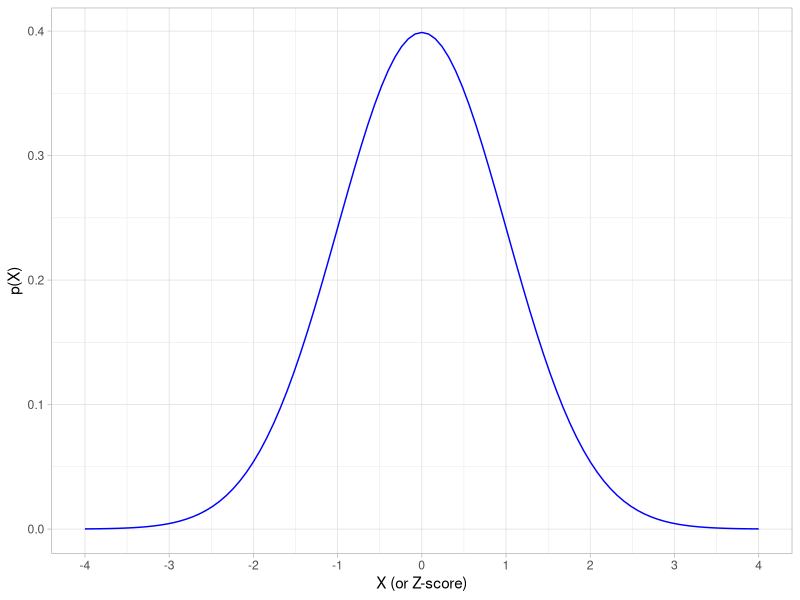
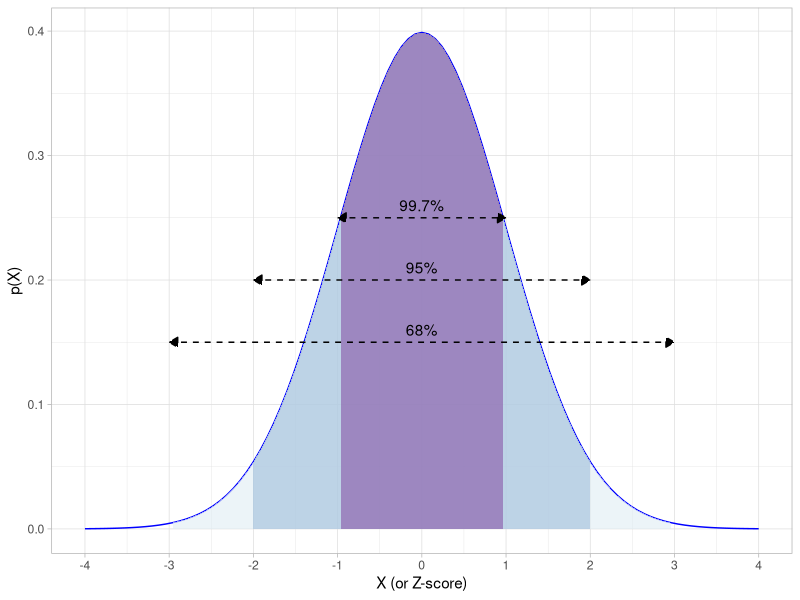
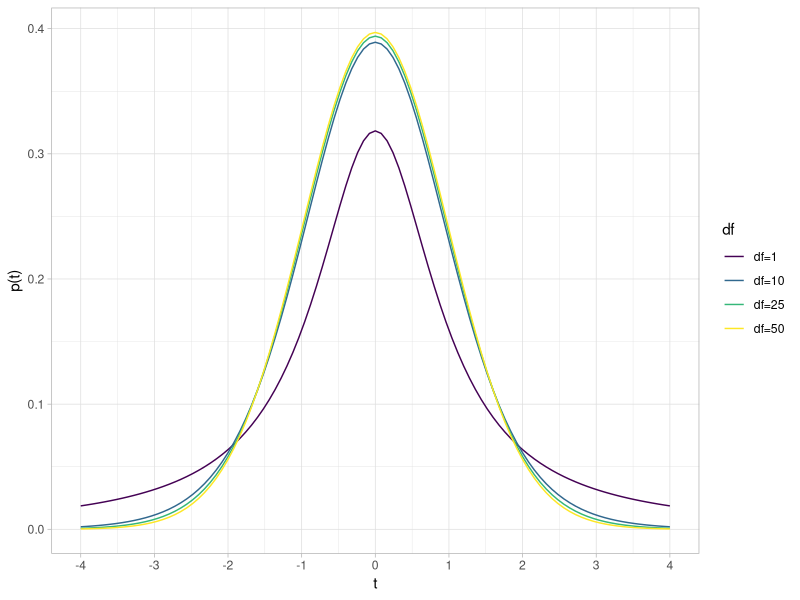
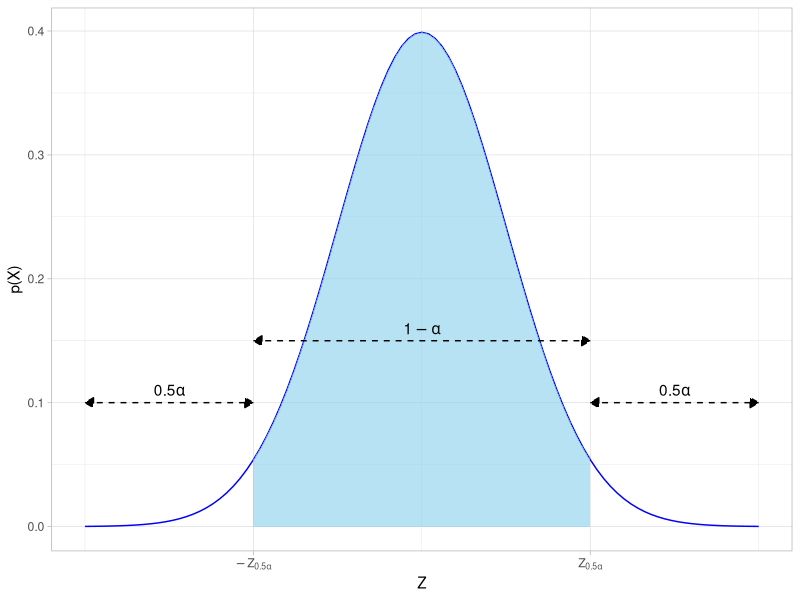
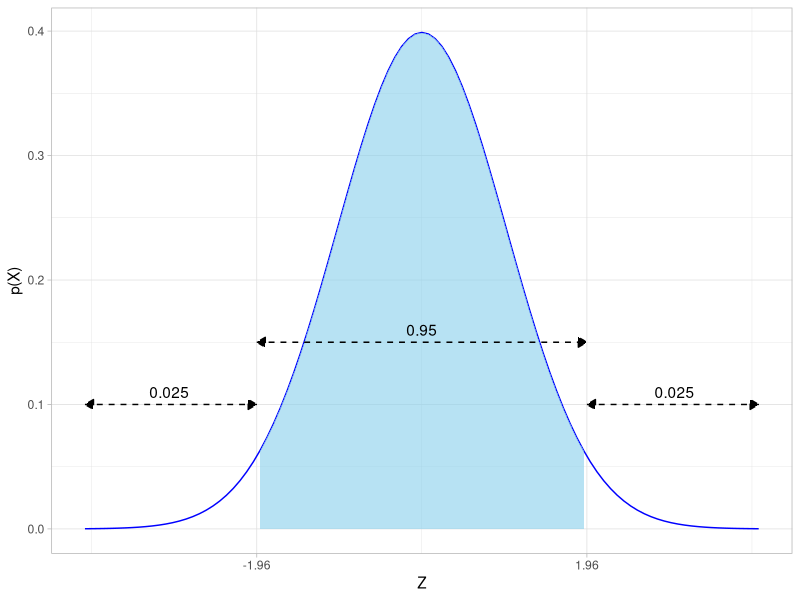

The R script that drew these images, in order:
## ---- chunk 1
library(tidyverse)

# plot a theoretical normal distribution without any data

# our "geom" here is the "stat_function()" command, which draws statistical functions

normal.pdf <- ggplot(data = data.frame(x = -4:4), # our "data" is just a sequence of x from -4 to 4
                     aes(x = x))+
  stat_function(fun = dnorm, # dnorm is the normal distributions
                args = list(mean = 0, sd = 1), # set mean = 0 and sd = 1
                color="blue")+
  scale_x_continuous(breaks = seq(-4,4,1))+
    xlab("X (or Z-score)")+ylab("p(X)")+
  theme_light()

normal.pdf
## ---- chunk 2

# write functions to shade portions of distribution

shade68 <- function(x) {
    y <- dnorm(x, mean = 0, sd = 1)
    y[x < -1 | x > 1] <- NA
    return(y)
}

shade95 <- function(x) {
    y <- dnorm(x, mean = 0, sd = 1)
    y[x < -2 | x > 2] <- NA
    return(y)
}

shade99.7 <- function(x) {
    y <- dnorm(x, mean = 0, sd = 1)
    y[x < -3 | x > 3] <- NA
    return(y)
}

normal.pdf + 
  stat_function(fun = shade99.7, geom="area", fill="#e0ecf4", alpha=0.6)+
  stat_function(fun = shade95, geom="area", fill="#9ebcda", alpha=0.6)+
  stat_function(fun = shade68, geom="area", fill="#8856a7", alpha=0.6)+
  annotate("segment", x = -3, xend = 3, y = 0.15, yend = 0.15, colour = "#000000", size=0.5, linetype = 2, alpha=1, arrow=arrow(length=unit(0.25,"cm"), ends="both", type="closed"))+
  annotate("text", x = 0, y = 0.16, label = "68%", color="#000000")+
  annotate("segment", x = -2, xend = 2, y = 0.20, yend = 0.20, colour = "#000000", size=0.5, linetype = 2, alpha=1, arrow=arrow(length=unit(0.25,"cm"), ends="both", type="closed"))+
  annotate("text", x = 0, y = 0.21, label = "95%", color="#000000")+
  annotate("segment", x = -1, xend = 1, y = 0.25, yend = 0.25, colour = "#000000", size=0.5, linetype = 2, alpha=1, arrow=arrow(length=unit(0.25,"cm"), ends="both", type="closed"))+
  annotate("text", x = 0, y = 0.26, label = "99.7%", color="#000000")
## ---- chunk 3
pnorm(-2, mean = 0, sd = 1, lower.tail = TRUE) # area to left of -2
pnorm(2, mean = 0, sd = 1, lower.tail = TRUE) # area to left of 2
pnorm(2, mean = 0, sd = 1, lower.tail = FALSE) # area to RIGHT of 2
pnorm(2, mean = 0, sd = 1, lower.tail = TRUE)- pnorm(-2, mean = 0, sd = 1, lower.tail = TRUE) # area between -2 and 2
## ---- chunk 4
library("viridis")
ggplot(data = data.frame(x = -4:4), # our "data" is just a sequence of x from -4 to 4
                     aes(x = x))+
  stat_function(fun = dt,
                args = list(df=1),
                aes(color="df=1"))+
  stat_function(fun = dt,
                args = list(df=10),
                aes(color="df=10"))+
  stat_function(fun = dt,
                args = list(df=20),
                aes(color="df=25"))+
  stat_function(fun = dt,
                args = list(df=50),
                aes(color="df=50"))+
  scale_x_continuous(breaks = seq(-4,4,1))+
  xlab("t")+ylab("p(X)")+
  scale_color_viridis_d()+
  labs(x = "t",
       y = "p(t)",
       color = "df")+
  theme_light()
## ---- chunk 5
shadeabstract <- function(x) {
    y <- dnorm(x, mean = 0, sd = 1)
    y[x < -2 | x > 2] <- NA
    return(y)
}

conf_int_abstract <- ggplot(data = data.frame(x = -4:4), # our "data" is just a sequence of x from -4 to 4
                     aes(x = x))+
  stat_function(fun = dnorm, # dnorm is the normal distributions
                args = list(mean = 0, sd = 1), # set mean = 0 and sd = 1
                color="blue")+
  stat_function(fun = shadeabstract, geom="area", fill="skyblue", alpha=0.6)+
  annotate("segment", x = -2, xend = 2, y = 0.15, yend = 0.15, colour = "#000000", size=0.5, linetype = 2, alpha=1, arrow=arrow(length=unit(0.25,"cm"), ends="both", type="closed"))+
  annotate("text", x = 0, y = 0.16, label = expression(1-alpha), color="#000000")+
  annotate("segment", x = -4, xend = -2, y = 0.1, yend = 0.1, color = "#000000", size=0.5, linetype = 2, alpha=1, arrow=arrow(length=unit(0.25,"cm"), ends="both", type="closed"))+
  annotate("text", x = -3, y = 0.11, label = expression(0.5*alpha), color="#000000")+
  annotate("segment", x = 2, xend = 4, y = 0.1, yend = 0.1, color = "#000000", size=0.5, linetype = 2, alpha=1, arrow=arrow(length=unit(0.25,"cm"), ends="both", type="closed"))+
  annotate("text", x = 3, y = 0.11, label = expression(0.5*alpha), color="#000000")+
  scale_x_continuous(breaks = c(-2,2),
                     labels = c(expression(-Z[0.5*alpha]),expression(Z[0.5*alpha])))+
    xlab("Z")+ylab("p(X)")+
  theme_light()

conf_int_abstract
## ---- chunk 6
shade1.96 <- function(x) {
    y <- dnorm(x, mean = 0, sd = 1)
    y[x < -1.96 | x > 1.96] <- NA
    return(y)
}

conf_int_abstract <- ggplot(data = data.frame(x = -4:4), # our "data" is just a sequence of x from -4 to 4
                     aes(x = x))+
  stat_function(fun = dnorm, # dnorm is the normal distributions
                args = list(mean = 0, sd = 1), # set mean = 0 and sd = 1
                color="blue")+
  stat_function(fun = shade1.96, geom="area", fill="skyblue", alpha=0.6)+
  annotate("segment", x = -1.96, xend = 1.96, y = 0.15, yend = 0.15, colour = "#000000", size=0.5, linetype = 2, alpha=1, arrow=arrow(length=unit(0.25,"cm"), ends="both", type="closed"))+
  annotate("text", x = 0, y = 0.16, label = "0.95", color="#000000")+
  annotate("segment", x = -4, xend = -1.96, y = 0.1, yend = 0.1, color = "#000000", size=0.5, linetype = 2, alpha=1, arrow=arrow(length=unit(0.25,"cm"), ends="both", type="closed"))+
  annotate("text", x = -3, y = 0.11, label = "0.025", color="#000000")+
  annotate("segment", x = 1.96, xend = 4, y = 0.1, yend = 0.1, color = "#000000", size=0.5, linetype = 2, alpha=1, arrow=arrow(length=unit(0.25,"cm"), ends="both", type="closed"))+
  annotate("text", x = 3, y = 0.11, label = "0.025", color="#000000")+
  scale_x_continuous(breaks = c(-1.96,1.96),
                     labels = c(-1.96, 1.96))+
    xlab("Z")+ylab("p(X)")+
  theme_light()

conf_int_abstract
